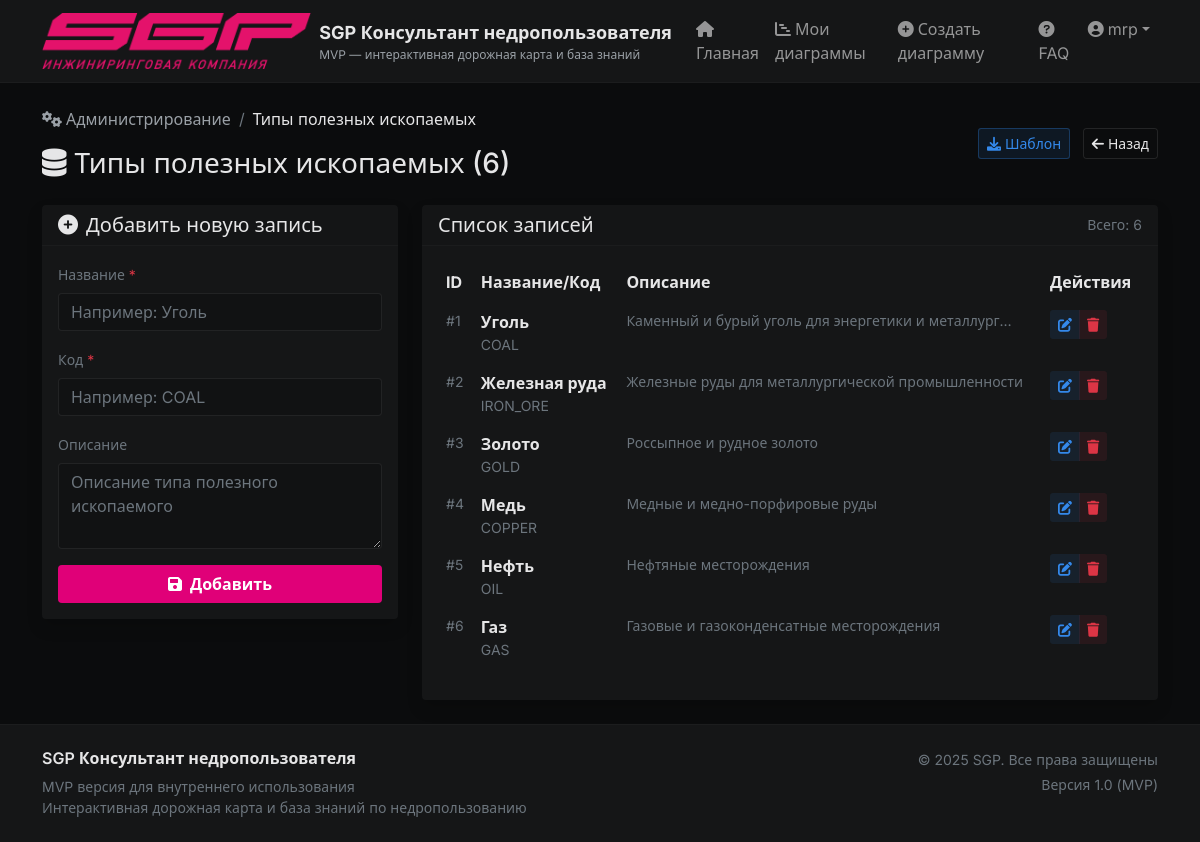
Page /roadmap/admin/data/mineral_type/ (signed in) on the committed database.
### users_app/models.py (models this page shows, shortened)
class CustomUser(AbstractUser):
    ROLE_CHOICES = (
        ('user', 'Обычный пользователь'),
        ('moderator', 'Модератор контента'),
        ('admin', 'Администратор'),
    )
    role = models.CharField(
        max_length=20,
        choices=ROLE_CHOICES,
        default='user',
        verbose_name='Роль'
    )
    phone = models.CharField(
        max_length=20,
        blank=True,
        verbose_name='Телефон'
    )
    company = models.CharField(
        max_length=100,
        blank=True,
        verbose_name='Компания'
    )
    position = models.CharField(
        max_length=100,
        blank=True,
        verbose_name='Должность'
    )
    def is_moderator(self):
        return self.role in ['moderator', 'admin']
    class Meta:
        verbose_name = 'Пользователь'
        verbose_name_plural = 'Пользователи'

### roadmap_app/models.py (models this page shows, shortened)
class MineralType(models.Model):
    name = models.CharField(max_length=100, verbose_name='Название')
    code = models.CharField(max_length=50, unique=True, verbose_name='Код')
    description = models.TextField(blank=True, verbose_name='Описание')
    created_at = models.DateTimeField(auto_now_add=True)
    updated_at = models.DateTimeField(auto_now=True)
    class Meta:
        verbose_name = 'Тип полезного ископаемого'
        verbose_name_plural = 'Типы полезных ископаемых'

### roadmap_app/views.py (the view)
# urls.py: path('admin/data/<str:model_type>/', views.data_management, name='data_management'),
@login_required
@moderator_required
def data_management(request, model_type):
    model_map = {
        'mineral_type': MineralType,
        'stage': Stage,
        'work': Work,
        'question': Question,
        'faq': FAQ,
    }
    if model_type not in model_map:
        return redirect('admin_dashboard')
    model = model_map[model_type]
    items = model.objects.all()
    form_map = {
        'mineral_type': MineralTypeForm,
        'stage': StageForm,
        'work': WorkForm,
        'question': QuestionForm,
        'faq': FAQForm,
    }
    form_class = form_map.get(model_type)
    if request.method == 'POST':
        form = form_class(request.POST)
        if form.is_valid():
            instance = form.save()
            messages.success(request, f'✅ Запись успешно добавлена')
            return redirect('data_management', model_type=model_type)
    else:
        form = form_class()
    return render(request, 'admin/data_management.html', {
        'model_type': model_type,
        'model_name': model._meta.verbose_name_plural,
        'items': items,
        'form': form,
        'total_count': items.count()
    })

### roadmap_app/admin_forms.py
class MineralTypeForm(forms.ModelForm):
    class Meta:
        model = MineralType
        fields = ['name', 'code', 'description']
        widgets = {
            'name': forms.TextInput(attrs={
                'class': 'form-control',
                'placeholder': 'Например: Уголь'
            }),
            'code': forms.TextInput(attrs={
                'class': 'form-control',
                'placeholder': 'Например: COAL'
            }),
            'description': forms.Textarea(attrs={
                'class': 'form-control',
                'rows': 3,
                'placeholder': 'Описание типа полезного ископаемого'
            }),
        }

### roadmap_app/views.py (called while the page is built)
def check_moderator(user):
    if hasattr(user, 'is_moderator'):
        return user.is_moderator()
    return user.is_superuser

### roadmap_app/templates/admin/data_management.html (shortened to what this page needs)
{% extends 'base.html' %}
{% load static %}
{% block content %}
<div class="row mb-4">
    <div class="col-12">
        <div class="d-flex justify-content-between align-items-center">
            <div>
                <nav aria-label="breadcrumb">
                    <ol class="breadcrumb" style="background-color: transparent; padding: 0;">
                        <li class="breadcrumb-item">
                            <a href="{% url 'admin_dashboard' %}" style="color: #9aa0a6; text-decoration: none;">
                                <i class="fas fa-cogs me-1"></i>Администрирование
                            </a>
                        </li>
                        <li class="breadcrumb-item active" style="color: #e6e6e7;">
                            {{ model_name }}
                        </li>
                    </ol>
                </nav>
                <h1 class="h3 mb-0" style="color: #e6e6e7;">
                    <i class="fas fa-database me-2"></i>{{ model_name }} ({{ total_count }})
                </h1>
            </div>
            <div>
                <a href="{% url 'download_template' model_type %}" class="btn btn-sm me-2"
                   style="background-color: rgba(52,137,235,0.1); color: #3489eb; border: 1px solid rgba(52,137,235,0.3);">
                    <i class="fas fa-download me-1"></i>Шаблон
                </a>
                <a href="{% url 'admin_dashboard' %}" class="btn btn-sm"
                   style="background-color: transparent; border: 1px solid rgba(255,255,255,0.1); color: #e6e6e7;">
                    <i class="fas fa-arrow-left me-1"></i>Назад
                </a>
            </div>
        </div>
    </div>
</div>
<div class="row">
    <div class="col-lg-4 mb-4">
        <div class="card border-0 shadow" style="background-color: #151617;">
            <div class="card-header" style="border-bottom: 1px solid rgba(255,255,255,0.03);">
                <h5 class="mb-0" style="color: #e6e6e7;">
                    <i class="fas fa-plus-circle me-2"></i>Добавить новую запись
                </h5>
            </div>
            <div class="card-body">
                <form method="post">
                    {% for field in form %}
                    <div class="mb-3">
                        <label for="{{ field.id_for_label }}" class="form-label small text-muted">
                            {{ field.label }}
                            {% if field.field.required %}<span class="text-danger">*</span>{% endif %}
                        </label>
                        {{ field }}
                    </div>
                    {% endfor %}
                    <div class="d-grid">
                        <button type="submit" class="btn"
                                style="background-color: #E00078; color: white; font-weight: 600;">
                            <i class="fas fa-save me-2"></i>Добавить
                        </button>
                    </div>
                </form>
            </div>
        </div>
    </div>
    <div class="col-lg-8">
        <div class="card border-0 shadow" style="background-color: #151617;">
            <div class="card-header d-flex justify-content-between align-items-center"
                 style="border-bottom: 1px solid rgba(255,255,255,0.03);">
                <h5 class="mb-0" style="color: #e6e6e7;">Список записей</h5>
                <div class="small text-muted">
                    Всего: {{ total_count }}
                </div>
            </div>
            <div class="card-body">
                {% if items %}
                <div class="table-responsive">
                    <table class="table table-borderless table-hover" style="color: #e6e6e7;">
                        <thead>
                            <tr>
                                <th>ID</th>
                                <th>Название/Код</th>
                                <th>Описание</th>
                                <th>Действия</th>
                            </tr>
                        </thead>
                        <tbody>
                            {% for item in items %}
                            <tr>
                                <td class="small text-muted">#{{ item.id }}</td>
                                <td>
                                    <div class="fw-bold">
                                        {% if model_type == 'question' %}
                                            {{ item.text|truncatechars:30 }}
                                        {% elif model_type == 'work' %}
                                            {{ item.title|truncatechars:30 }}
                                        {% else %}
                                            {{ item.name|truncatechars:30 }}
                                        {% endif %}
                                    </div>
                                    <div class="small text-muted">{{ item.code|default:"" }}</div>
                                </td>
                                <td class="small text-muted">
                                    {{ item.description|truncatechars:50|default:"-" }}
                                </td>
                                <td>
                                    <div class="btn-group btn-group-sm">
                                        <a href="{% url 'edit_data' model_type item.id %}" class="btn"
                                        style="background-color: rgba(52,137,235,0.1); color: #3489eb; border: none;">
                                            <i class="fas fa-edit"></i>
                                        </a>
                                        <a href="{% url 'delete_data' model_type item.id %}" class="btn"
                                        style="background-color: rgba(220,53,69,0.1); color: #dc3545; border: none;">
                                            <i class="fas fa-trash"></i>
                                        </a>
                                    </div>
                                </td>
                            </tr>
                            {% endfor %}
                        </tbody>
                    </table>
                </div>
                {% else %}
                <div class="text-center py-5">
                    <i class="fas fa-database" style="font-size: 48px; color: rgba(255,255,255,0.1);"></i>
                    <p class="text-muted mt-3 mb-0">Нет данных</p>
                </div>
                {% endif %}
            </div>
        </div>
    </div>
</div>
{% endblock %}

### templates/base.html (shortened to what this page needs)
<!DOCTYPE html>
{% load static %}
<html lang="ru">
<head>
    <link href="https://cdn.jsdelivr.net/npm/bootstrap@5.1.3/dist/css/bootstrap.min.css" rel="stylesheet">
    <link rel="stylesheet" href="https://cdnjs.cloudflare.com/ajax/libs/font-awesome/6.0.0/css/all.min.css">
    <link href="{% static 'css/style.css' %}" rel="stylesheet">
</head>
<body>
    <nav class="navbar navbar-expand-lg navbar-dark" style="background-color: #151617; border-bottom: 1px solid rgba(255,255,255,0.03);">
        <div class="container">
            <a class="navbar-brand d-flex align-items-center" href="{% url 'home' %}">
                <img src="{% static 'images/logo.png' %}" alt="SGP Logo" height="56" class="me-2">
                <div>
                    <div class="brand-text" style="font-weight: 700; font-size: 18px; color: #e6e6e7;">
                        SGP Консультант недропользователя
                    </div>
                    <div class="subtitle" style="font-size: 12px; color: #9aa0a6;">
                        MVP — интерактивная дорожная карта и база знаний
                    </div>
                </div>
            </a>
            <div class="collapse navbar-collapse" id="navbarMain">
                <ul class="navbar-nav ms-auto">
                    <li class="nav-item">
                        <a class="nav-link" href="{% url 'home' %}">
                            <i class="fas fa-home me-1"></i>Главная
                        </a>
                    </li>
                    {% if user.is_authenticated %}
                        <li class="nav-item">
                            <a class="nav-link" href="{% url 'dashboard' %}">
                                <i class="fas fa-chart-gantt me-1"></i>Мои диаграммы
                            </a>
                        </li>
                        <li class="nav-item">
                            <a class="nav-link" href="{% url 'create_gantt' %}">
                                <i class="fas fa-plus-circle me-1"></i>Создать диаграмму
                            </a>
                        </li>
                        <li class="nav-item">
                            <a class="nav-link" href="{% url 'faq_search' %}">
                                <i class="fas fa-question-circle me-1"></i>FAQ
                            </a>
                        </li>
                        <li class="nav-item dropdown">
                            <a class="nav-link dropdown-toggle d-flex align-items-center" id="userDropdown" role="button" data-bs-toggle="dropdown">
                                <i class="fas fa-user-circle me-1"></i>
                                <span>{{ user.username }}</span>
                            </a>
                        </li>
                    {% endif %}
                </ul>
            </div>
        </div>
    </nav>
    <main class="py-4">
        <div class="container">
            {% block content %}{% endblock %}
        </div>
    </main>
    <footer class="mt-auto py-4" style="background-color: #151617; border-top: 1px solid rgba(255,255,255,0.03);">
        <div class="container">
            <div class="row">
                <div class="col-md-6">
                    <h6 style="color: #e6e6e7; font-weight: 600;">SGP Консультант недропользователя</h6>
                    <p class="text-muted small mb-0">MVP версия для внутреннего использования</p>
                    <p class="text-muted small mb-0">Интерактивная дорожная карта и база знаний по недропользованию</p>
                </div>
                <div class="col-md-6 text-md-end mt-3 mt-md-0">
                    <p class="text-muted small mb-1">&copy; {% now "Y" %} SGP. Все права защищены</p>
                    <p class="text-muted small mb-0">Версия 1.0 (MVP)</p>
                </div>
            </div>
        </div>
    </footer>
</body>
</html>

### static/css/style.css (style rules this page uses)
:root { --bg: #0b0c0d; --card: #151617; --light: #e6e6e7; --muted: #9aa0a6; --fuchsia: #E00078; --accent-weak: rgba(224,0,120,0.08); --glass: rgba(255,255,255,0.02); }
* { margin: 0; padding: 0; box-sizing: border-box; }
body { font-family: 'Inter', 'Segoe UI', system-ui, -apple-system, sans-serif; background-color: var(--bg); color: var(--light); min-height: 100vh; line-height: 1.5; }
.form-control, .form-select { background-color: #111213; border-color: rgba(255,255,255,0.06); color: var(--light); }

### rows in the picture
CustomUser: username "mrp"
MineralType: id "1", name "Уголь", code "COAL", description "Каменный и бурый уголь для энергетики и металлург…"
MineralType: id "2", name "Железная руда", code "IRON_ORE", description "Железные руды для металлургической промышленности"
MineralType: id "3", name "Золото", code "GOLD", description "Россыпное и рудное золото"
MineralType: id "4", name "Медь", code "COPPER", description "Медные и медно-порфировые руды"
MineralType: id "5", name "Нефть", code "OIL", description "Нефтяные месторождения"
MineralType: id "6", name "Газ", code "GAS", description "Газовые и газоконденсатные месторождения"

### other values in the picture
{{ model_name }} "Типы полезных ископаемых"
{{ total_count }} "6"
{{ field.label }} "Название" "Код" "Описание"
